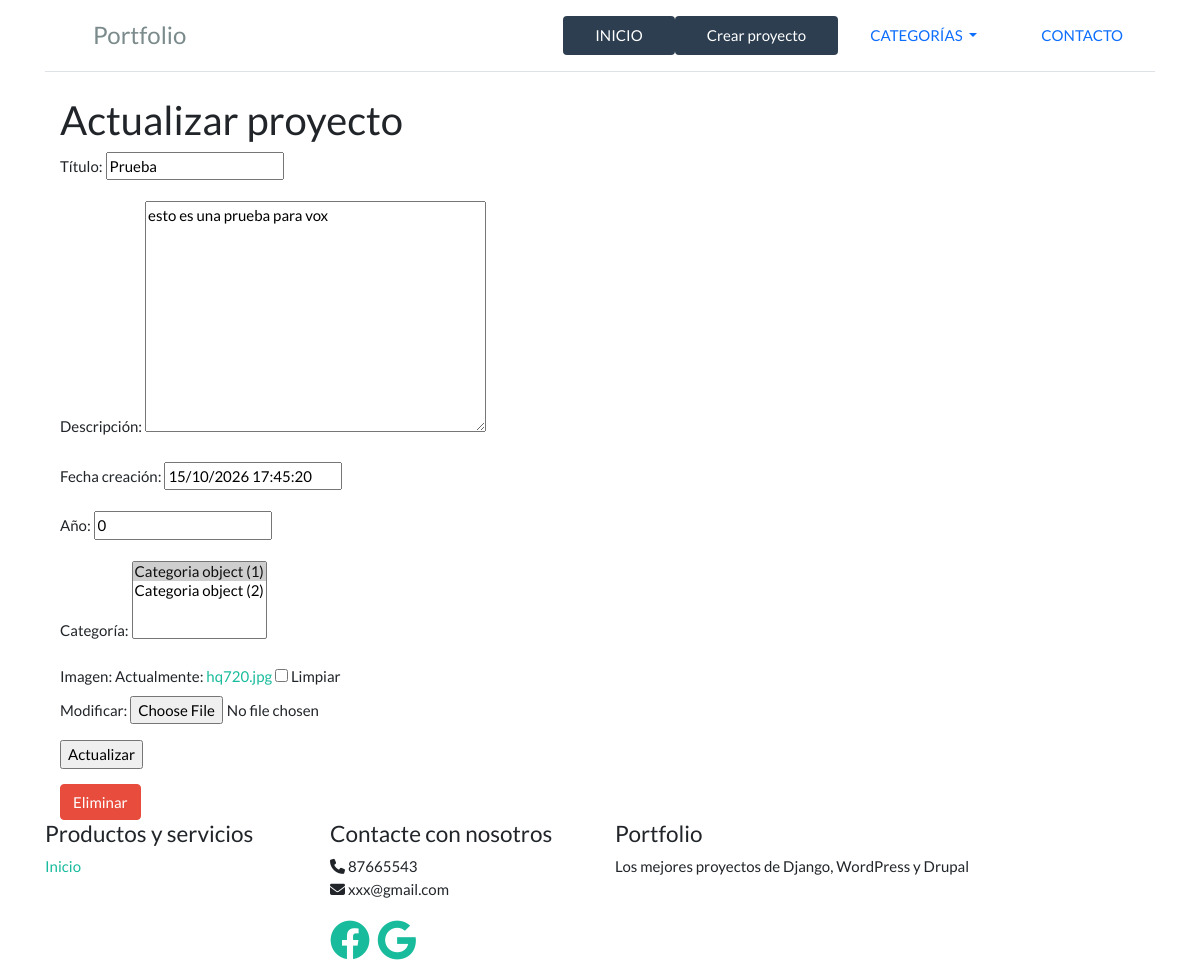
Page /proyecto_update/1/ on the earlier database version.
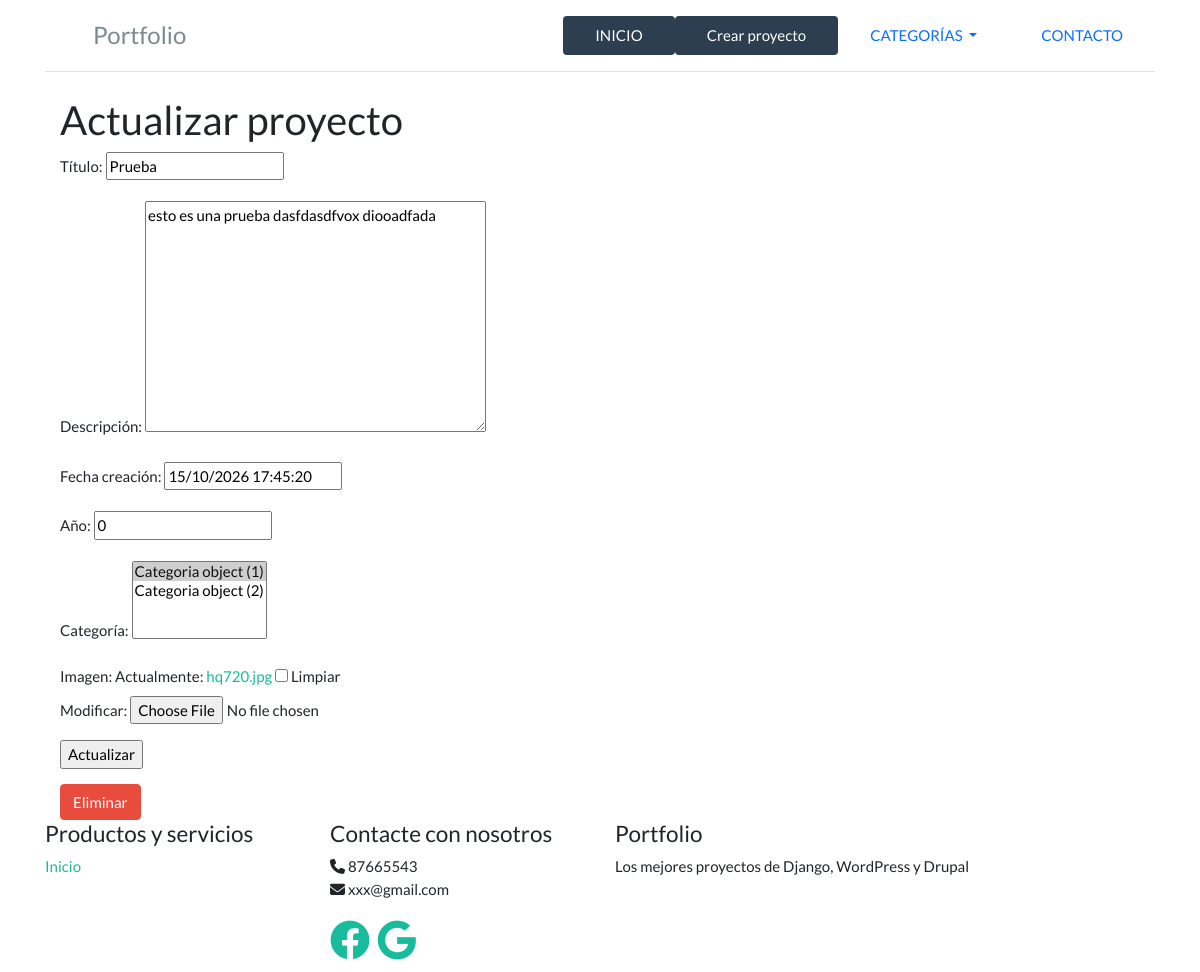
Same page on the later database version.
### portfolioapp/models.py (models this page shows)
class Proyecto(models.Model):
    categorias = models.ManyToManyField(Categoria, verbose_name='Categoría',related_name="proyectos")
    titulo = models.CharField(max_length = 250, verbose_name='Título', null=False, blank=False)
    descripcion = models.TextField(verbose_name='Descripción', null=False, blank=False)
    year = models.IntegerField(verbose_name='Año', null=False, blank=False)
    fecha_creacion = models.DateTimeField(verbose_name='Fecha creación', default=now)
    imagen = models.ImageField(verbose_name = 'Imagen', null=True, blank=True)

### portfolioapp/views.py (the view, shortened to what this page needs)
# urls.py: path('proyecto_update/<int:pk>/', views.ProyectoUpdateView.as_view(), name='proyecto_update'),
class ProyectoUpdateView(ProyectoMixin, UpdateView):
    success_url = reverse_lazy('home')
    success_message = "Proyecto actualizado exitosamente"

### portfolioapp/templatetags/categorias_dropdown.py (called while the page is built)
@register.inclusion_tag('portfolio/categorias_dropdown.html')
def categorias_dropdown():
    categorias = Categoria.objects.filter()
    return {'categorias': categorias}

### templates/portfolioapp/proyecto_form.html
{% extends 'portfolio/base.html' %}
{% block content %}
<div class="container">
 <h2>{{object|yesno:'Actualizar proyecto,Creación de un nuevo proyecto'}}</h2>
 <form method="post" enctype="multipart/form-data">{% csrf_token %}
 {{ form.as_p }}
 <input type="submit" value="{{object|yesno:'Actualizar,Crear'}}">
 </form>
 {% if object %}
    <a class="btn btn-danger" href="{% url 'proyecto_delete' object.id %}"> Eliminar </a>
 {% endif %}
</div>
{% endblock %}

Differences in the rows shown:
changed Proyecto "Prueba": descripcion "esto es una prueba para vox" → "esto es una prueba dasfdasdfvox diooadfada"
